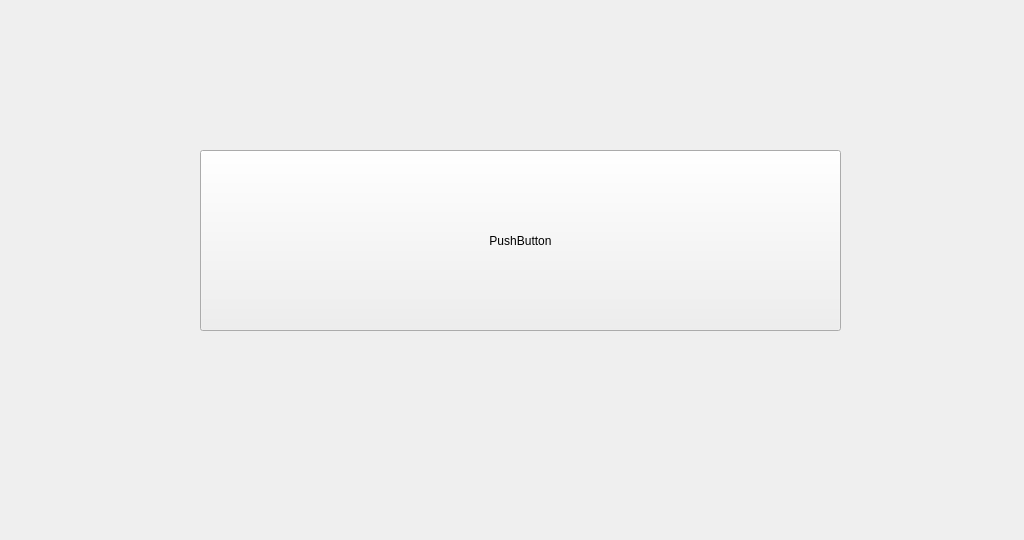
<?xml version="1.0" encoding="UTF-8"?>
<ui version="4.0">
 <class>SystemInfo</class>
 <widget class="QWidget" name="SystemInfo">
  <property name="geometry">
   <rect>
    <x>0</x>
    <y>0</y>
    <width>1024</width>
    <height>540</height>
   </rect>
  </property>
  <property name="windowTitle">
   <string>Form</string>
  </property>
  <widget class="QPushButton" name="pushButton">
   <property name="geometry">
    <rect>
     <x>200</x>
     <y>150</y>
     <width>641</width>
     <height>181</height>
    </rect>
   </property>
   <property name="text">
    <string>PushButton</string>
   </property>
  </widget>
 </widget>
 <resources/>
 <connections/>
</ui>
